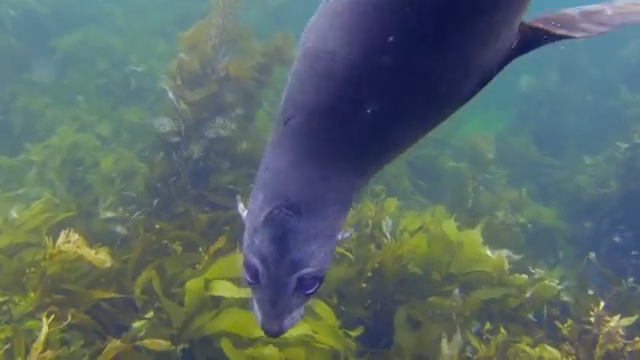
#> input picture data/raw-890/10909.png, 640 x 360 px; its folder holds only this picture in this run
$ python preview.py   (older library calls are emulated)
#> lines starting #> are read from the running program, lines starting #| are printed output that depends on the picture
### dip/color_correction.py
"""
Color correction for underwater images.
Problem: water absorbs red light first, so images look blue/green.
All functions take and return uint8 BGR images (OpenCV's default format).
"""
import numpy as np             # array maths on pixel values
import cv2                     # OpenCV, used here to split/merge color channels


# [21 lines left out: functions gray_world, white_patch, not called in this run]


def shades_of_gray(
    img,
    power=6.0,
    max_gain=2.2,
    low=1.0,
    high=99.0,
    stretch=True,
):
    """Balance channels using Minkowski means and robust percentile limits."""
    if power <= 0 or max_gain <= 0 or low < 0 or high > 100 or low >= high:
        raise ValueError("invalid Shades-of-Gray parameters")
    f = img.astype(np.float32) / 255.0
    means = np.mean(np.power(f, power), axis=(0, 1)) ** (1.0 / power)
    gains = np.mean(means) / (means + 1e-6)
    gains = np.clip(gains, 1.0 / max_gain, max_gain)
    balanced = np.clip(f * gains, 0.0, 1.0)
    if not stretch:
        return (balanced * 255).round().astype(np.uint8)
    limits = np.percentile(balanced.reshape(-1, 3), [low, high], axis=0)
    stretched = (balanced - limits[0]) / np.maximum(limits[1] - limits[0], 1e-6)
    return (np.clip(stretched, 0.0, 1.0) * 255).round().astype(np.uint8)


def red_channel_compensation(img, alpha=1.0, reference="green"):
    """Rebuild lost red using green or a blue/green average as reference."""
    if reference not in ("green", "blue_green"):
        raise ValueError("reference must be 'green' or 'blue_green'")
    f = img.astype(np.float32) / 255.0     # scale to 0-1, the range this formula is written for
    b, g, r = cv2.split(f)                 # separate the three channels (OpenCV order is B, G, R)
    # add back red in proportion to how much weaker red is than green (g.mean() - r.mean()),
    # weighted by (1 - r) so already-red pixels aren't oversaturated, and by g so it follows scene structure
    reference_mean = (
        g.mean() if reference == "green" else (g.mean() + b.mean()) / 2.0
    )
    r_comp = r + alpha * (reference_mean - r.mean()) * (1.0 - r) * g
    r_comp = np.clip(r_comp, 0.0, 1.0)     # keep the new red channel within 0-1
    out = cv2.merge([b, g, r_comp])        # put the channels back together, with the corrected red
    return (out * 255).round().astype(np.uint8)  # scale back to 0-255 and convert to uint8


METHODS = {                                # lookup table so other scripts can pick a method by name
    "gray_world": gray_world,
    "white_patch": white_patch,
    "shades_of_gray": shades_of_gray,
    "red_comp": red_channel_compensation,
}


def correct(img, method="gray_world", **kwargs):  # one entry point: correct(img, "white_patch")
    if method not in METHODS:              # guard against typos in the method name
        raise ValueError(f"Unknown method '{method}'. Choose from {list(METHODS)}")  # tell the user valid options
    return METHODS[method](img, **kwargs)  # call the chosen function, passing any extra settings through

# [6 lines left out: function vibrance, not called in this run]

METHODS["vibrance"] = vibrance

### dip/dehazing.py
"""
Dehazing for underwater images.
Problem: light scatters off particles in the water, adding a veil of "haze" over the scene.
Model:   I = J * t + A * (1 - t)
         I = observed image, J = clean scene (what we want), t = transmission (how much scene light
         survives, 0-1), A = atmospheric / veiling light (the color of the haze itself).
All functions take and return uint8 BGR images (OpenCV's default format).
"""
import numpy as np             # array maths on pixel values
import cv2                     # OpenCV, used for min/box filters


def dark_channel(img_f, patch=15, channels=None):  # darkest value in each local patch
    sub = img_f if channels is None else img_f[..., channels]  # optionally use only some channels
    per_pixel_min = sub.min(axis=2)                # smallest value across the chosen channels at each pixel
    kernel = cv2.getStructuringElement(cv2.MORPH_RECT, (patch, patch))  # square patch window
    return cv2.erode(per_pixel_min, kernel)        # erode = minimum filter: darkest value in the patch


def estimate_atmospheric_light(img_f, dark, top_percent=0.1):
    """Estimate veiling light while avoiding bright, highly textured foregrounds."""
    n = max(1, int(dark.size * top_percent / 100))
    flat = img_f.reshape(-1, 3)
    gray = cv2.cvtColor(img_f, cv2.COLOR_BGR2GRAY)
    texture = np.abs(cv2.Laplacian(gray, cv2.CV_32F)).reshape(-1)
    blue_red = flat[:, 0] - flat[:, 2]
    score = dark.reshape(-1) + 0.15 * blue_red - 0.15 * _normalize_map(texture)
    idx = np.argpartition(score, -n)[-n:]
    candidates = flat[idx]
    a = candidates[np.argmax(candidates.sum(axis=1))]
    return np.maximum(a, 0.05)


def _normalize_map(value):
    low, high = np.percentile(value, [5, 95])
    return np.clip((value - low) / max(float(high - low), 1e-6), 0.0, 1.0)


def guided_filter(guide, src, radius=30, eps=1e-3):  # edge-preserving smoothing (He et al. guided filter)
    size = (2 * radius + 1, 2 * radius + 1)         # box window size
    box = lambda x: cv2.boxFilter(x, -1, size)      # local average over that window
    mean_i, mean_p = box(guide), box(src)           # local averages of guide and source
    var_i = box(guide * guide) - mean_i * mean_i    # local variance of the guide
    cov_ip = box(guide * src) - mean_i * mean_p     # local covariance of guide and source
    a = cov_ip / (var_i + eps)                      # slope: eps controls how much smoothing happens
    b = mean_p - a * mean_i                         # intercept
    return box(a) * guide + box(b)                  # smoothed result that follows the guide's edges


def dehaze(img, method="udcp", patch=15, omega=0.95, t0=0.25, refine=True, return_t=False):
    """Dehaze with DCP, UDCP, a red-channel-aware prior, or a simplified Red Channel Prior (rcp)."""
    f = img.astype(np.float32) / 255.0              # work in 0-1 floats
    if method not in ("dcp", "udcp", "red", "rcp"):
        raise ValueError("method must be 'dcp', 'udcp', 'red', or 'rcp'")
    channels = None if method == "dcp" else [0, 1]

    if method == "rcp":
        prior_img = f.copy()
        prior_img[..., 2] = 1.0 - f[..., 2]         # invert red: lost red now looks like haze
        dark = dark_channel(prior_img, patch, None) # min over (B, G, 1-R) in each patch
    else:
        dark = dark_channel(f, patch, channels)     # dark channel of the observed image
    a = estimate_atmospheric_light(f, dark)         # haze color A, one value per channel [B, G, R]

    normed = f / a
    if method == "red":
        red = cv2.erode(normed[..., 2], cv2.getStructuringElement(
            cv2.MORPH_RECT, (patch, patch)
        ))
        t = 1.0 - omega * red
    elif method == "rcp":
        a_prior = a.copy()
        a_prior[2] = max(1.0 - a[2], 0.05)          # background light in the inverted-red space
        t = 1.0 - omega * dark_channel(prior_img / a_prior, patch, None)
    else:
        t = 1.0 - omega * dark_channel(normed, patch, channels)

    if refine:                                      # raw t is blocky because of the patches
        gray = cv2.cvtColor(img, cv2.COLOR_BGR2GRAY).astype(np.float32) / 255.0  # guide image
        t = np.clip(guided_filter(gray, t.astype(np.float32)), 0, 1)  # smooth t while keeping object edges

    t_safe = np.maximum(t, t0)[..., None]
    channel_scale = np.array([1.0, 1.0, 0.85], dtype=np.float32)
    channel_t = np.maximum(t_safe * channel_scale, t0)
    j = (f - a) / channel_t + a
    out = (np.clip(j, 0, 1) * 255).round().astype(np.uint8)  # clip to valid range, back to uint8
    return (out, t) if return_t else out            # optionally return the transmission map too

### dip/contrast.py
"""
Contrast enhancement for underwater images.
Problem: scattering makes images look hazy and flat (low contrast).
All functions take and return uint8 BGR images (OpenCV's default format).
Most work on the lightness (L) channel only, so colors are not distorted.
"""
import numpy as np             # array maths on pixel values
import cv2                     # OpenCV, used for color conversion and equalization


def _apply_to_lightness(img, func):        # helper: run a single-channel function on L only
    lab = cv2.cvtColor(img, cv2.COLOR_BGR2LAB)  # convert BGR to LAB (L = lightness, A/B = color)
    l, a, b = cv2.split(lab)               # separate the three LAB channels
    l = func(l)                            # enhance only the lightness channel
    return cv2.cvtColor(cv2.merge([l, a, b]), cv2.COLOR_LAB2BGR)  # recombine and convert back to BGR


def hist_equalization(img):                # method 1: spread pixel values evenly across 0-255
    return _apply_to_lightness(img, cv2.equalizeHist)  # global equalization on L (can over-amplify noise)


def clahe(img, clip_limit=2.0, tile_size=8):  # method 2: equalization done per tile, with a limit on boosting
    c = cv2.createCLAHE(clipLimit=clip_limit,  # clip_limit caps how much any histogram bin is boosted (less noise)
                        tileGridSize=(tile_size, tile_size))  # image is split into tile_size x tile_size regions
    return _apply_to_lightness(img, c.apply)   # apply CLAHE to the L channel only


# [8 lines left out: function contrast_stretch, not called in this run]


def gamma_correction(img, gamma=1.2):      # method 4: brighten (gamma > 1) or darken (gamma < 1) mid-tones
    table = (np.arange(256) / 255.0) ** (1.0 / gamma) * 255  # precompute the output for every possible value 0-255
    return cv2.LUT(img, table.astype(np.uint8))  # look each pixel up in the table (fast, applied to all channels)


METHODS = {                                # lookup table so other scripts can pick a method by name
    "hist_eq": hist_equalization,
    "clahe": clahe,
    "stretch": contrast_stretch,
    "gamma": gamma_correction,
}


def enhance_contrast(img, method="clahe", **kwargs):  # one entry point: enhance_contrast(img, "stretch")
    if method not in METHODS:              # guard against typos in the method name
        raise ValueError(f"Unknown method '{method}'. Choose from {list(METHODS)}")  # list the valid options
    return METHODS[method](img, **kwargs)  # call the chosen function, passing extra settings through

### preview.py
"""
Simple sequential underwater enhancement preview.

Uses only:
1. color_correction.py
2. dehazing.py
3. contrast.py

Does NOT call scene_adaptive.py, foreground masks, background branches, or fusion.
"""

import argparse
import random
from pathlib import Path

import cv2
import numpy as np

from dip.color_correction import correct
from dip.dehazing import dehaze
from dip.contrast import enhance_contrast

ROOT = Path(__file__).resolve().parent
RAW_DIR = ROOT / "data" / "raw-890"
REF_DIR = ROOT / "data" / "reference-890"
OUT_DIR = ROOT / "results" / "previews_simple"
PANEL = 256
IMAGE_EXTENSIONS = {".jpg", ".jpeg", ".png", ".bmp", ".tif", ".tiff"}


def fit(img):
    if img is None:
        img = np.zeros((PANEL, PANEL, 3), dtype=np.uint8)
    if img.ndim == 2:
        img = cv2.cvtColor(img, cv2.COLOR_GRAY2BGR)

    h, w = img.shape[:2]
    scale = PANEL / max(h, w)
    resized = cv2.resize(
        img,
        (max(1, int(w * scale)), max(1, int(h * scale))),
        interpolation=cv2.INTER_AREA if scale < 1 else cv2.INTER_LINEAR,
    )
    canvas = np.zeros((PANEL, PANEL, 3), dtype=np.uint8)
    y = (PANEL - resized.shape[0]) // 2
    x = (PANEL - resized.shape[1]) // 2
    canvas[y:y + resized.shape[0], x:x + resized.shape[1]] = resized
    return canvas


def label(img, title):
    panel = fit(img)
    cv2.rectangle(panel, (0, 0), (PANEL, 25), (0, 0, 0), -1)
    cv2.putText(
        panel,
        title[:30],
        (6, 18),
        cv2.FONT_HERSHEY_SIMPLEX,
        0.48,
        (255, 255, 255),
        1,
        cv2.LINE_AA,
    )
    return panel


def find_reference(raw_path, reference_dir):
    """Find paired reference image with same filename stem."""
    if not reference_dir.exists():
        return None
    for candidate in reference_dir.iterdir():
        if candidate.is_file() and candidate.suffix.lower() in IMAGE_EXTENSIONS:
            if candidate.stem.lower() == raw_path.stem.lower():
                return candidate
    return None


def process_one(image_path, reference_dir, output_dir):
    original = cv2.imread(str(image_path))
    if original is None:
        print(f"Skipping unreadable image: {image_path}")
        return

    reference_path = find_reference(image_path, reference_dir)
    reference = cv2.imread(str(reference_path)) if reference_path else None

    # Step 1: compensate missing red color.
    red_corrected = correct(
        original,
        "red_comp",
        alpha=0.40,
        reference="blue_green",
    )

    # Step 2: balance color channels.
    color_balanced = correct(
        red_corrected,
        "shades_of_gray",
    )

    # Step 3: remove underwater haze.
    dehazed = dehaze(
        color_balanced,
        method="udcp",
        omega=0.55,
        t0=0.50,
    )

    # Step 4: improve local contrast.
    contrast_enhanced = enhance_contrast(
        dehazed,
        method="clahe",
        clip_limit=1.2,
    )

    panels = [
        ("01 Original", original),
        ("02 Reference", reference),
        ("03 Red compensation", red_corrected),
        ("04 Shades of Gray", color_balanced),
        ("05 Dehazing (UDCP)", dehazed),
        ("06 CLAHE contrast", contrast_enhanced),
        ("07 Final output", contrast_enhanced),
    ]

    tiles = [label(img, title) for title, img in panels]
    grid = np.hstack(tiles)

    output_dir.mkdir(parents=True, exist_ok=True)
    save_path = output_dir / f"{image_path.stem}_simple_pipeline.png"
    cv2.imwrite(str(save_path), grid)

    print(f"Saved: {save_path}")
    if reference_path:
        print(f"Reference: {reference_path.name}")
    else:
        print(f"No matching reference found for {image_path.name}")


def main():
    parser = argparse.ArgumentParser(
        description="Preview simple sequential underwater enhancement."
    )
    parser.add_argument("--n", type=int, default=10,
                        help="Number of random images (default: 10)")
    parser.add_argument("--seed", type=int, default=None,
                        help="Optional random seed")
    parser.add_argument("--input", type=str, default=str(RAW_DIR),
                        help="Input image file or folder")
    parser.add_argument("--reference", type=str, default=str(REF_DIR),
                        help="Reference image folder")
    parser.add_argument("--output", type=str, default=str(OUT_DIR),
                        help="Output folder")
    args = parser.parse_args()

    input_path = Path(args.input)
    if input_path.is_file():
        selected = [input_path]
    elif input_path.is_dir():
        images = [
            p for p in input_path.iterdir()
            if p.is_file() and p.suffix.lower() in IMAGE_EXTENSIONS
        ]
        if not images:
            raise SystemExit(f"No images found in {input_path}")
        if args.seed is not None:
            random.seed(args.seed)
        selected = random.sample(images, min(args.n, len(images)))
    else:
        raise SystemExit(f"Input path does not exist: {input_path}")

    reference_dir = Path(args.reference)
    output_dir = Path(args.output)

    for image_path in selected:
        print(f"\nProcessing: {image_path.name}")
        process_one(image_path, reference_dir, output_dir)
#> in process_one, original is the input picture: shape (360, 640, 3); mean B, G, R 104.2, 106, 89.8
#> in red_channel_compensation, `b, g, r = cv2.split(f)`:
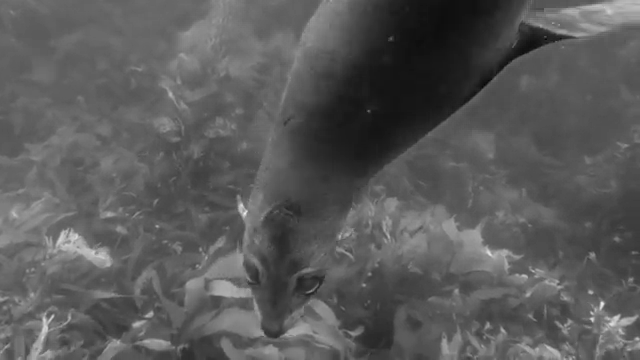
#> r: shape (360, 640) float32; min 0.0196, max 0.922, mean 0.352
#> in red_channel_compensation, `reference_mean = ( g.mean() if reference == "green" else (g.mean() + b..`: reference_mean = 0.412
#> in shades_of_gray, `means = np.mean(np.power(f, power), axis=(0, 1)) ** (1.0 / power)`: means = [0.478, 0.485, 0.429]
#> in shades_of_gray, `gains = np.mean(means) / (means + 1e-6)`: gains = [0.97, 0.957, 1.08]
#> in shades_of_gray, `limits = np.percentile(balanced.reshape(-1, 3), [low, high], axis=0)`: limits = [[0.164, 0.0938, 0.0806], [0.647, 0.634, 0.696]]
#> in estimate_atmospheric_light, `gray = cv2.cvtColor(img_f, cv2.COLOR_BGR2GRAY)`:
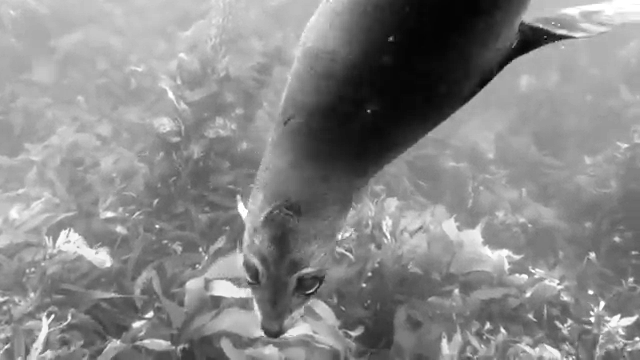
#> gray: shape (360, 640) float32; min 0.0116, max 1, mean 0.534
#> in _normalize_map, `low, high = np.percentile(value, [5, 95])`: low = 0.000337; high = 0.0878
#> in estimate_atmospheric_light, `idx = np.argpartition(score, -n)[-n:]`: idx = 230 values, max 3770 at index 44, min 539 at index 82, mean 1621.9
#> in estimate_atmospheric_light, `candidates = flat[idx]`: candidates = 230 rows, first 8: [1, 0.875, 0.51], [0.906, 0.855, 0.58], [1, 0.875, 0.553], [0.914, 0.875, 0.6], [1, 0.863, 0.518], [1, 0.875, 0.529], [1, 0.929, 0.745], [1, 0.863, 0.518]
#> in estimate_atmospheric_light, `a = candidates[np.argmax(candidates.sum(axis=1))]`: a = [1, 1, 1]
#> in _apply_to_lightness, `l, a, b = cv2.split(lab)`:
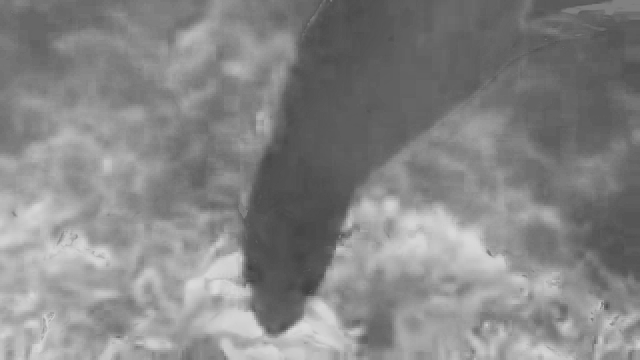
#> b: shape (360, 640); min 64, max 219, mean 133.5
#> in fit, `canvas[y:y + resized.shape[0], x:x + resized.shape[1]] = resized`:
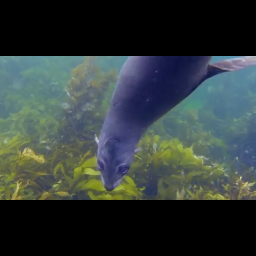
#> canvas: shape (256, 256, 3); mean B, G, R 58.6, 59.6, 50.5
#> call 4 of label, with title = '04 Shades of Gray'
#> in label (call 4), `cv2.putText( panel, title[:30], (6, 18), cv2.FONT_HERSHEY_SIMPLEX, 0.4..`:
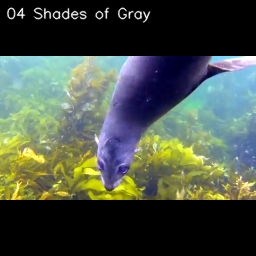
#> panel: shape (256, 256, 3); mean B, G, R 70.5, 82.1, 73
#> in fit (call 5), `resized = cv2.resize( img, (max(1, int(w * scale)), max(1, int(h * sca..`:
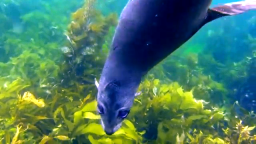
#> resized: shape (144, 256, 3); mean B, G, R 101.1, 123.3, 74.6
#> in fit (call 5), `canvas[y:y + resized.shape[0], x:x + resized.shape[1]] = resized`:
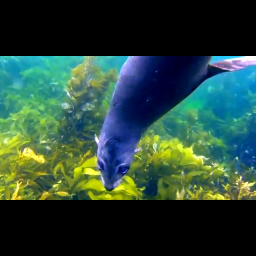
#> canvas: shape (256, 256, 3); mean B, G, R 56.8, 69.3, 42
#> in process_one, `tiles = [label(img, title) for title, img in panels]`: tiles = 7 items


if __name__ == "__main__":
    main()

$ run again, on data/raw-890/12324.png
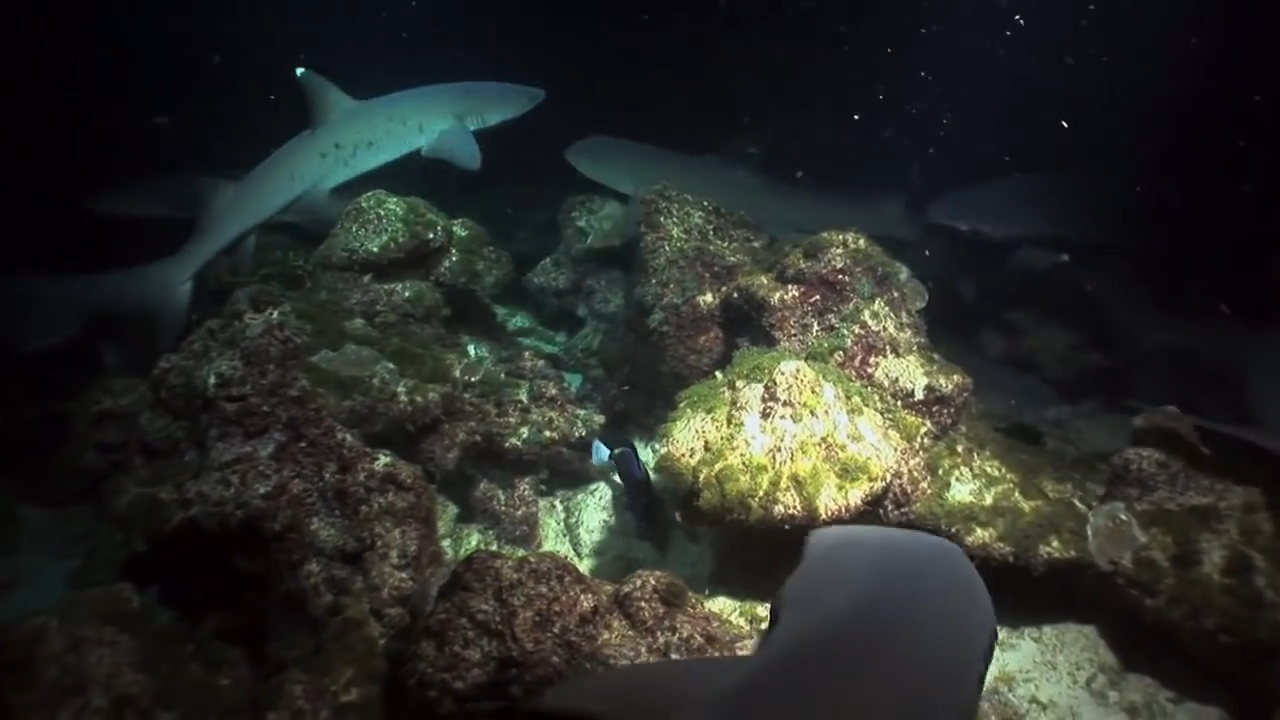
#> input picture data/raw-890/12324.png, 1280 x 720 px
#> in process_one, original is the input picture: shape (720, 1280, 3); mean B, G, R 38.9, 43, 40.8
#> in red_channel_compensation, `b, g, r = cv2.split(f)`:
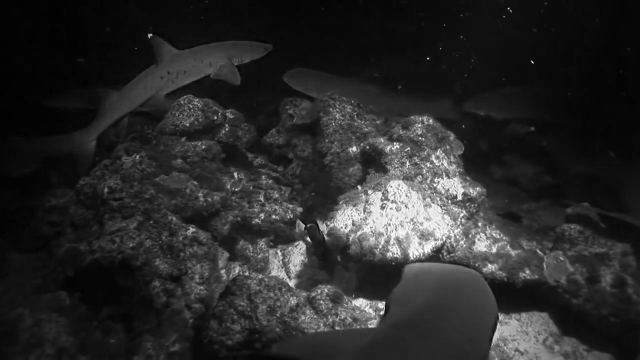
#> r: shape (720, 1280) float32 (shown at 1/2 size); min 0, max 1, mean 0.16
#> reference_mean = 0.161
#> means = [0.395, 0.495, 0.483]
#> gains = [1.16, 0.925, 0.948]
#> limits = [[0.00909, 0, 0.0111], [0.8, 0.834, 0.84]]
#> low = 0; high = 0.0882
#> idx = 921 values, max 885531 at index 813, min 159151 at index 15, mean 532915.1
#> candidates = 921 rows, first 8: [0.839, 0.671, 0.337], [0.953, 0.933, 0.737], [0.929, 0.863, 0.757], [0.949, 0.898, 0.761], [1, 1, 1], [0.835, 0.667, 0.333], [0.824, 0.647, 0.318], [0.792, 0.639, 0.325]
#> in estimate_atmospheric_light, `a = candidates[np.argmax(candidates.sum(axis=1))]`: a = [1, 1, 1]
#> lab: shape (720, 1280, 3); mean of channels 0, 1, 2 34.7, 123.6, 122.2
#> in _apply_to_lightness, `return cv2.cvtColor(cv2.merge([l, a, b]), cv2.COLOR_LAB2BGR)`:
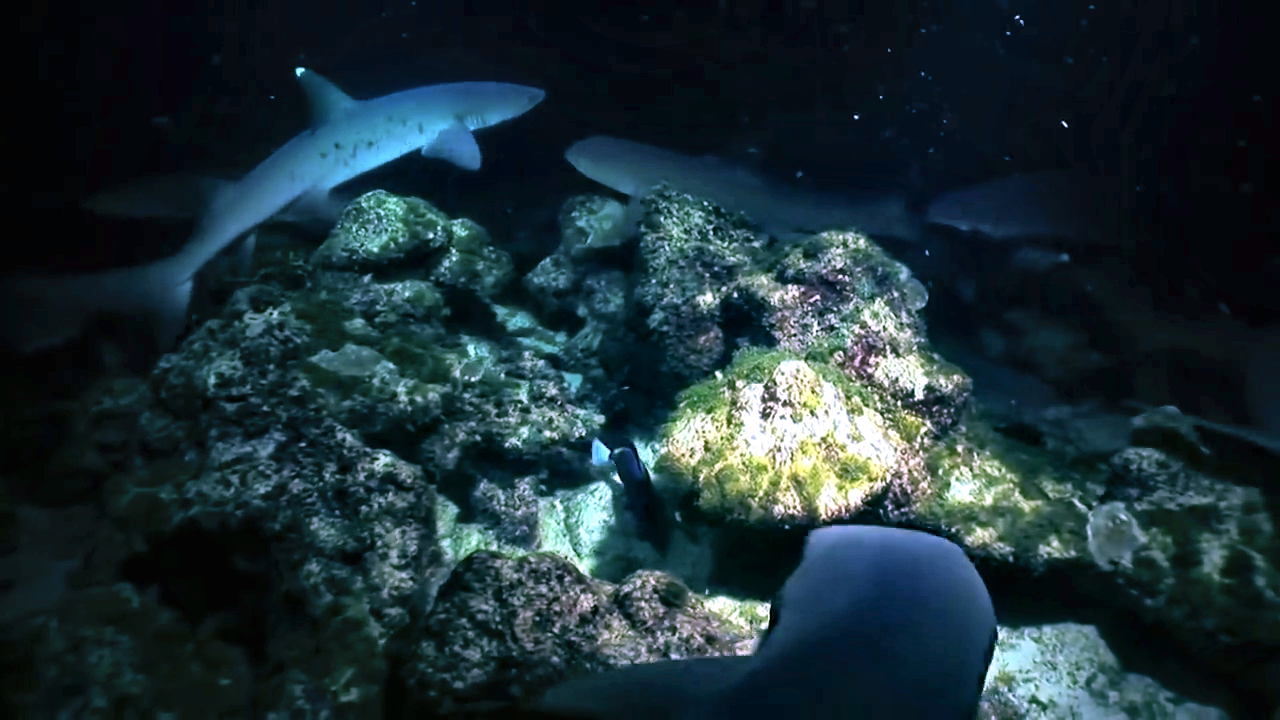
#> returned value: shape (720, 1280, 3); mean B, G, R 54.7, 48.5, 29.6
#> tiles = 7 items
